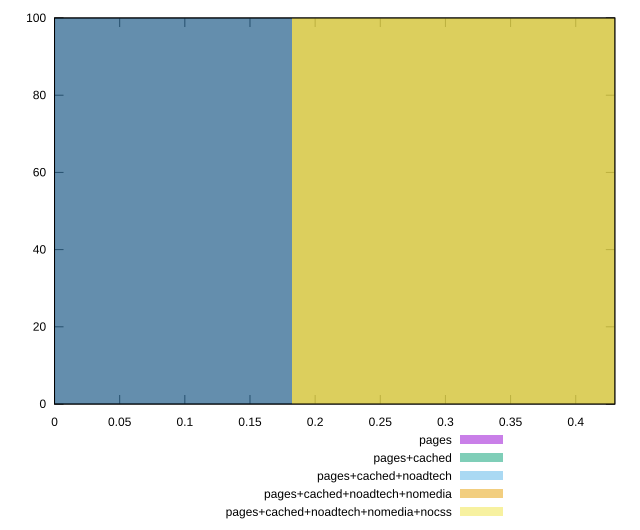

This chart was generated by the following gnuplot code:
reset

$pages <<EOF
0 100
EOF

$pagesCached <<EOF
0 100
EOF

$pagesCachedNoadtech <<EOF
0.36516448465098 100
EOF

$pagesCachedNoadtechNomedia <<EOF
0.36516448465098 100
EOF

$pagesCachedNoadtechNomediaNocss <<EOF
0.36516448465098 100
EOF

set key outside below
set boxwidth 0.36516448465098
set xrange [0:0.43]
set yrange [0:100]
set trange [0:100]
set style fill transparent solid 0.5 noborder
set terminal svg size 640, 530 enhanced background rgb 'white'
set output "report_00018_2021-02-10T15-25-16.877Z/uses-text-compression/comparison/histogram/all_score.svg"

plot $pages title "pages" with boxes, \
     $pagesCached title "pages+cached" with boxes, \
     $pagesCachedNoadtech title "pages+cached+noadtech" with boxes, \
     $pagesCachedNoadtechNomedia title "pages+cached+noadtech+nomedia" with boxes, \
     $pagesCachedNoadtechNomediaNocss title "pages+cached+noadtech+nomedia+nocss" with boxes

reset
